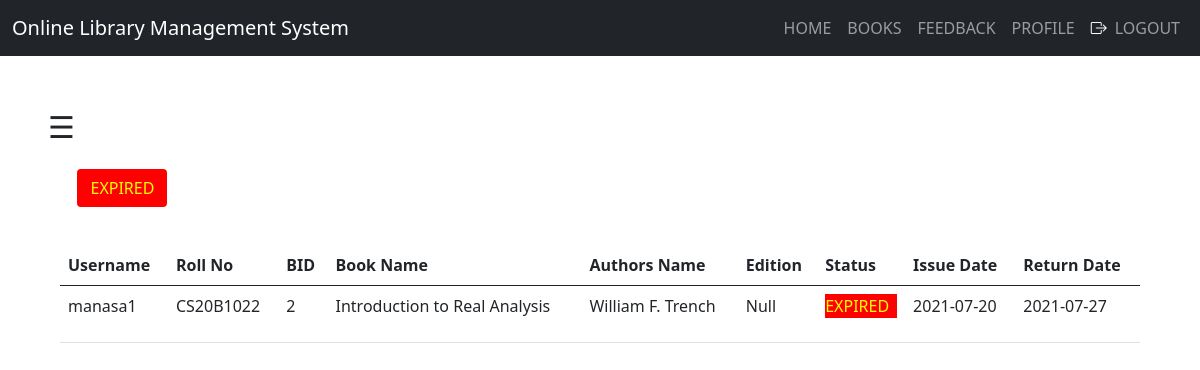
The app's page /student/expired.php (signed in) with its own data.
### tables this page shows
CREATE TABLE `student` (
  `first` varchar(100) NOT NULL,
  `last` varchar(100) NOT NULL,
  `username` varchar(100) NOT NULL,
  `password` varchar(100) NOT NULL,
  `roll` varchar(100) NOT NULL,
  `email` varchar(100) NOT NULL,
  `contact` varchar(100) NOT NULL,
  `pic` varchar(100) NOT NULL
);

CREATE TABLE `books` (
  `bid` int(100) NOT NULL,
  `name` varchar(120) NOT NULL,
  `authors` varchar(100) NOT NULL,
  `edition` varchar(100) NOT NULL,
  `status` varchar(100) NOT NULL,
  `quantity` int(100) NOT NULL,
  `course` varchar(100) NOT NULL,
  `ebook` varchar(200) NOT NULL
);

CREATE TABLE `issue_book` (
  `username` varchar(100) NOT NULL,
  `bid` int(100) NOT NULL,
  `approve` varchar(100) NOT NULL,
  `issue` varchar(100) NOT NULL,
  `return` varchar(100) NOT NULL
);

### student/expired.php (the view, shortened to what this page needs)
<?php
include "connection.php";
include "modals/navbar.php";
?>
<section class="p-5">
  <span style="font-size:30px;cursor:pointer" onclick="openNav()">&#9776; </span>
  <div class="container">
    <?php
    if (isset($_SESSION['login_user'])) {
    ?>
      <div style="float: left; padding-left:  5px; padding-top: 20px;">
        <form method="post" action="">
          <button name="submit3" type="submit" class="btn btn-default" style="background-color: red; color: yellow;">EXPIRED</button>
        </form>
      </div>
      <br><br><br><br>
    <?php
    }
    if (isset($_POST['submit2'])) {
      $sql = "SELECT student.username,roll,books.bid,name,authors,edition,approve,issue,issue_book.return FROM student inner join issue_book ON student.username=issue_book.username inner join books ON issue_book.bid=books.bid WHERE issue_book.approve ='$ret' and issue_book.username ='$_SESSION[login_user]'  ORDER BY `issue_book`.`return` DESC";
      $res = mysqli_query($db, $sql);
    }
    else {
      $sql = "SELECT student.username,roll,books.bid,name,authors,edition,approve,issue,issue_book.return FROM student inner join issue_book ON student.username=issue_book.username inner join books ON issue_book.bid=books.bid WHERE issue_book.approve !='' and issue_book.approve !='Yes'  and issue_book.username ='$_SESSION[login_user]' ORDER BY `issue_book`.`return` DESC";
      $res = mysqli_query($db, $sql);
    } ?>
    <table class="table">
      <thead>
        <tr>
          <th scope="col">Username</th>
          <th scope="col">Roll No</th>
          <th scope="col">BID</th>
          <th scope="col">Book Name</th>
          <th scope="col">Authors Name</th>
          <th scope="col">Edition</th>
          <th scope="col">Status</th>
          <th scope="col">Issue Date</th>
          <th scope="col">Return Date</th>
        </tr>
      </thead>
      <tbody>
        <?php while ($row = mysqli_fetch_assoc($res)) { ?>
          <tr>
            <td><?php echo $row['username'] ?></td>
            <td><?php echo $row['roll'] ?></td>
            <td><?php echo $row['bid'] ?></td>
            <td><?php echo $row['name'] ?></td>
            <td><?php echo $row['authors'] ?></td>
            <td><?php echo $row['edition'] ?></td>
            <td><?php echo $row['approve'] ?></td>
            <td><?php echo $row['issue'] ?></td>
            <td><?php echo $row['return'] ?></td>
          </tr>
        <?php } ?>
      </tbody>
    </table>
  </div>
</section>

### records on screen
student: username "manasa1", roll "CS20B1022", books.bid "2", books.name "Introduction to Real Analysis", books.authors "William F. Trench", books.edition "Null", issue_book.approve "EXPIRED", issue_book.issue "2021-07-20", issue_book.return "2021-07-27"
